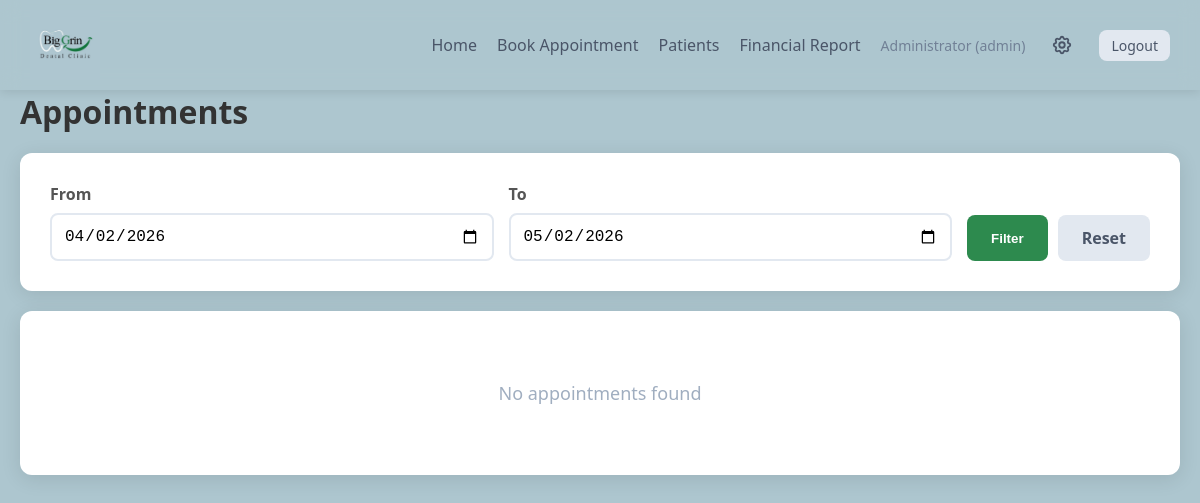
The page /admin/appointments (signed in) on the database as committed earlier.
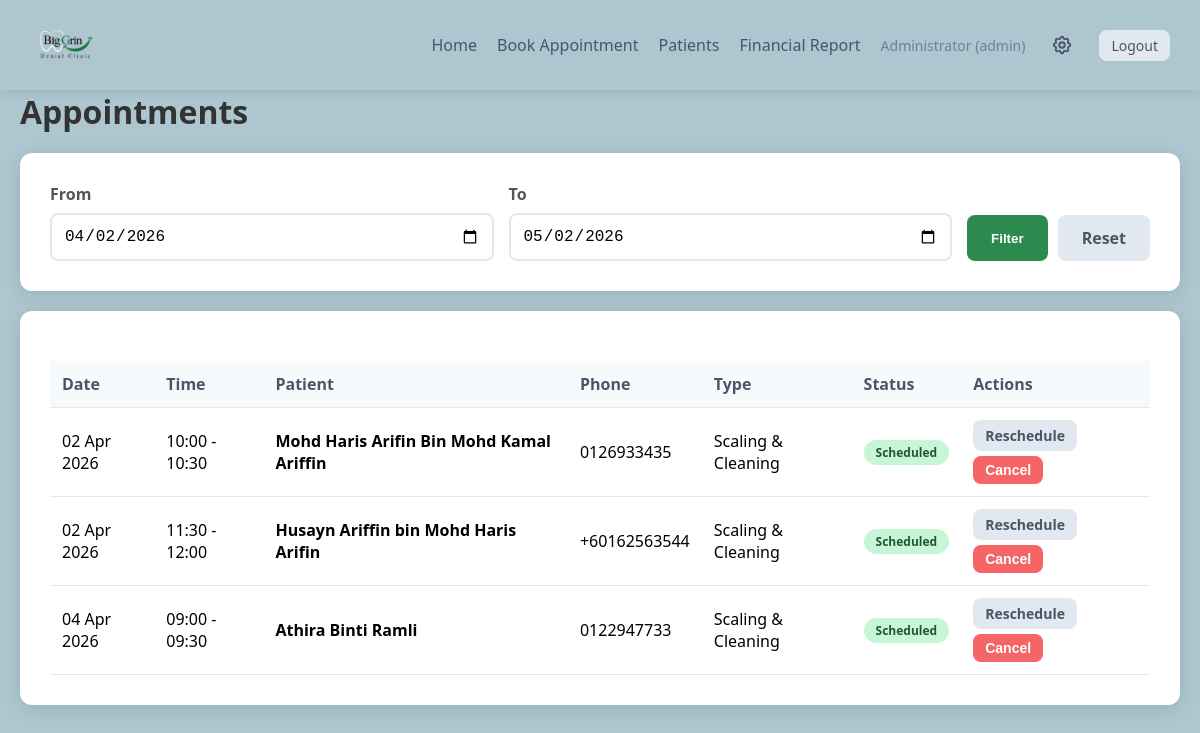
The same page on the database as committed later.
### app.py (models this page shows)
class Appointment(db.Model):
    id = db.Column(db.Integer, primary_key=True)
    patient_id = db.Column(db.Integer, db.ForeignKey('patient.id'), nullable=False)
    appointment_date = db.Column(db.Date, nullable=False)
    start_time = db.Column(db.Time, nullable=False)
    end_time = db.Column(db.Time, nullable=False)
    appointment_type = db.Column(db.String(50), nullable=False)
    status = db.Column(db.String(20), default='scheduled')  # 'scheduled', 'completed', 'cancelled'
    notes = db.Column(db.Text, nullable=True)
    fee = db.Column(db.Integer, nullable=True)  # Fee in RM
    payment_status = db.Column(db.String(20), default='pending')  # 'pending', 'paid', 'refunded'
    payment_method = db.Column(db.String(50), nullable=True)  # 'cash', 'card', 'online'
    patient = db.relationship('Patient', backref='appointments')

class Patient(db.Model):
    id = db.Column(db.Integer, primary_key=True)
    name = db.Column(db.String(100), nullable=False)
    phone = db.Column(db.String(20), nullable=False)
    email = db.Column(db.String(120), nullable=True)
    address = db.Column(db.Text, nullable=True)
    nric = db.Column(db.String(20), nullable=True)
    is_foreign = db.Column(db.Boolean, default=False)
    signature = db.Column(db.Text, nullable=True)  # Base64 encoded signature
    pdpa_consent = db.Column(db.Boolean, default=False)  # PDPA consent for data storage
    pdpa_consent_date = db.Column(db.DateTime, nullable=True)  # When consent was given
    registered_at = db.Column(db.DateTime, default=datetime.now)

### app.py (the view)
@app.route('/admin/appointments')
def view_appointments():
    if 'user_id' not in session or session.get('role') != 'admin':
        return redirect(url_for('login'))
    start_date_str = request.args.get('start_date', datetime.now().strftime('%Y-%m-%d'))
    end_date_str = request.args.get('end_date', (datetime.now() + timedelta(days=30)).strftime('%Y-%m-%d'))
    start_date = datetime.strptime(start_date_str, '%Y-%m-%d').date()
    end_date = datetime.strptime(end_date_str, '%Y-%m-%d').date()
    appointments = Appointment.query.filter(
        Appointment.appointment_date >= start_date,
        Appointment.appointment_date <= end_date
    ).order_by(Appointment.appointment_date, Appointment.start_time).all()
    return render_template('view_appointments.html',
                         appointments=appointments,
                         start_date=start_date,
                         end_date=end_date,
                         appointment_types=APPOINTMENT_TYPES)

### templates/view_appointments.html (shortened to what this page needs)
{% extends "base.html" %}
{% block content %}
<h1>Appointments</h1>
<div class="card">
    <form method="GET" style="display: flex; gap: 15px; align-items: flex-end; flex-wrap: wrap;">
        <div class="form-group" style="flex: 1; min-width: 200px; margin-bottom: 0;">
            <label for="start_date">From</label>
            <input type="date" id="start_date" name="start_date" value="{{ start_date.strftime('%Y-%m-%d') }}">
        </div>
        <div class="form-group" style="flex: 1; min-width: 200px; margin-bottom: 0;">
            <label for="end_date">To</label>
            <input type="date" id="end_date" name="end_date" value="{{ end_date.strftime('%Y-%m-%d') }}">
        </div>
        <div style="display: flex; gap: 10px;">
            <button type="submit" class="btn btn-primary">Filter</button>
            <a href="{{ url_for('view_appointments') }}" class="btn btn-secondary">Reset</a>
        </div>
    </form>
</div>
<div class="card">
    {% if appointments %}
    <table>
        <thead>
            <tr>
                <th>Date</th>
                <th>Time</th>
                <th>Patient</th>
                <th>Phone</th>
                <th>Type</th>
                <th>Status</th>
                <th>Actions</th>
            </tr>
        </thead>
        <tbody>
            {% for appt in appointments %}
            <tr>
                <td>{{ appt.appointment_date.strftime('%d %b %Y') }}</td>
                <td>{{ appt.start_time.strftime('%H:%M') }} - {{ appt.end_time.strftime('%H:%M') }}</td>
                <td><strong>{{ appt.patient.name }}</strong></td>
                <td>{{ appt.patient.phone }}</td>
                <td>{{ appointment_types[appt.appointment_type].name }}</td>
                <td>
                    <span class="badge badge-{{ appt.status }}">{{ appt.status.title() }}</span>
                </td>
                <td>
                    {% if appt.status != 'cancelled' %}
                    <div style="display: flex; gap: 5px; flex-wrap: wrap;">
                        <a href="{{ url_for('reschedule_appointment', id=appt.id) }}" class="btn btn-sm btn-secondary">Reschedule</a>
                        <form method="POST" action="{{ url_for('cancel_appointment', id=appt.id) }}" style="display: inline;" onsubmit="return confirm('Cancel this appointment?');">
                            <button type="submit" class="btn btn-sm btn-danger">Cancel</button>
                        </form>
                    </div>
                    {% endif %}
                </td>
            </tr>
            {% endfor %}
        </tbody>
    </table>
    {% else %}
    <div style="text-align: center; padding: 40px; color: #a0aec0;">
        <p style="font-size: 18px;">No appointments found</p>
    </div>
    {% endif %}
</div>
{% endblock %}

### templates/base.html (shortened to what this page needs)
<!DOCTYPE html>
<html lang="en">
<head>
</head>
<body>
    {% if session.get('user_id') %}
    <nav class="navbar">
        <a href="{{ url_for('admin_dashboard') if session.get('role') == 'admin' else url_for('doctor_schedule') }}" class="navbar-brand">
            <img src="/static/logo.png" alt="Big Grin Dental Clinic">
        </a>
        <div class="navbar-nav">
            <a href="{{ url_for('admin_dashboard') if session.get('role') == 'admin' else url_for('doctor_schedule') }}">Home</a>
            {% if session.get('role') == 'admin' %}
            <a href="{{ url_for('book_appointment') }}">Book Appointment</a>
            <a href="{{ url_for('list_patients') }}">Patients</a>
            {% else %}
            <a href="{{ url_for('doctor_schedule') }}">My Schedule</a>
            <a href="{{ url_for('view_appointments') }}">Appointments</a>
            {% endif %}
            <a href="{{ url_for('financial_report') }}">Financial Report</a>
            <span class="user-info">{{ session.get('name') }} ({{ session.get('role') }})</span>
            {% if session.get('role') == 'admin' %}
            <a href="{{ url_for('settings') }}" style="display: flex; align-items: center; padding: 6px; border-radius: 6px; transition: background 0.2s;" title="Settings">
            </a>
            {% endif %}
            <a href="{{ url_for('logout') }}" class="btn btn-sm btn-secondary">Logout</a>
        </div>
    </nav>
    {% endif %}
    <div class="container">
        {% block content %}{% endblock %}
    </div>
</body>
</html>

### templates/base.html (style rules this page uses)
* { margin: 0; padding: 0; box-sizing: border-box; }
body { font-family: 'Segoe UI', Tahoma, Geneva, Verdana, sans-serif; background: #ADC6CF; min-height: 100vh; padding-top: 70px; }
.container { max-width: 1200px; margin: 0 auto; padding: 20px; }
.card { background: white; border-radius: 12px; box-shadow: 0 4px 20px rgba(0,0,0,0.1); padding: 30px; margin-bottom: 20px; }
h1, h2, h3 { color: #333; margin-bottom: 20px; }
.btn { display: inline-block; padding: 12px 24px; border-radius: 8px; text-decoration: none; font-weight: 600; cursor: pointer; border: none; transition: all 0.3s ease; }
.btn-primary { background: #2d8a4e; color: white; }
.btn-danger { background: #f56565; color: white; }
.btn-secondary { background: #e2e8f0; color: #4a5568; }
.btn-sm { padding: 6px 12px; font-size: 14px; }
.form-group { margin-bottom: 20px; }
label { display: block; margin-bottom: 8px; font-weight: 600; color: #555; }
input[type="text"], input[type="password"], input[type="tel"], input[type="date"], input[type="time"], select, textarea { width: 100%; padding: 12px; border: 2px solid #e2e8f0; border-radius: 8px; font-size: 16px; transition: border-color 0.3s; }
.navbar { background: rgba(173, 198, 207, 0.6); padding: 10px 30px; box-shadow: 0 2px 10px rgba(0,0,0,0.1); display: flex; justify-content: space-between; align-items: center; position: fixed; top: 0; left: 0; right: 0; z-index: 1000; backdrop-filter: blur(10px); -webkit-backdrop-filter: blur(10px); }
.navbar-brand { font-size: 24px; font-weight: bold; color: #1a3a4a; display: flex; align-items: center; gap: 12px; text-decoration: none; transition: opacity 0.2s; }
.navbar-brand img { height: 70px; width: auto; }
.navbar-nav { display: flex; gap: 20px; align-items: center; }
.navbar-nav a { text-decoration: none; color: #4a5568; font-weight: 500; transition: color 0.3s; }
.user-info { color: #718096; font-size: 14px; }
table { width: 100%; border-collapse: collapse; margin-top: 20px; }
th, td { padding: 12px; text-align: left; border-bottom: 1px solid #e2e8f0; }
th { background: #f7fafc; font-weight: 600; color: #4a5568; }
.badge { display: inline-block; padding: 4px 12px; border-radius: 20px; font-size: 12px; font-weight: 600; }
.badge-scheduled { background: #c6f6d5; color: #22543d; }

Rows that differ between the two databases and show on the page:
added Appointment: appointment_date "02 Apr 2026", start_time "10:00", end_time "10:30", patient.name "Mohd Haris Arifin Bin Mohd Kamal Ariffin", patient.phone "0126933435", appointment_type "Scaling & Cleaning", status "Scheduled"
added Appointment: appointment_date "02 Apr 2026", start_time "11:30", end_time "12:00", patient.name "Husayn Ariffin bin Mohd Haris Arifin", patient.phone "+60162563544", appointment_type "Scaling & Cleaning", status "Scheduled"
added Appointment: appointment_date "04 Apr 2026", start_time "09:00", end_time "09:30", patient.name "Athira Binti Ramli", patient.phone "0122947733", appointment_type "Scaling & Cleaning", status "Scheduled"
Other text that changed with them:
text no longer shown: "No appointments found"
text now shown: "Date Time Patient Phone Type Status Actions"
